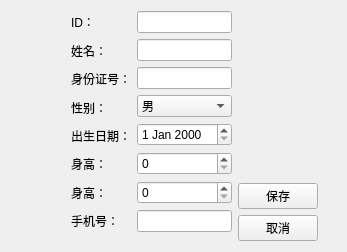
<?xml version="1.0" encoding="UTF-8"?>
<ui version="4.0">
 <class>PatientEditView</class>
 <widget class="QWidget" name="PatientEditView">
  <property name="geometry">
   <rect>
    <x>0</x>
    <y>0</y>
    <width>347</width>
    <height>252</height>
   </rect>
  </property>
  <property name="windowTitle">
   <string>Form</string>
  </property>
  <layout class="QHBoxLayout" name="horizontalLayout">
   <item>
    <spacer name="horizontalSpacer">
     <property name="orientation">
      <enum>Qt::Horizontal</enum>
     </property>
     <property name="sizeType">
      <enum>QSizePolicy::Fixed</enum>
     </property>
     <property name="sizeHint" stdset="0">
      <size>
       <width>60</width>
       <height>20</height>
      </size>
     </property>
    </spacer>
   </item>
   <item>
    <layout class="QFormLayout" name="formLayout">
     <item row="0" column="0">
      <layout class="QVBoxLayout" name="verticalLayout">
       <item>
        <widget class="QLabel" name="label">
         <property name="text">
          <string>ID：</string>
         </property>
        </widget>
       </item>
       <item>
        <widget class="QLabel" name="label_2">
         <property name="text">
          <string>姓名：</string>
         </property>
        </widget>
       </item>
       <item>
        <widget class="QLabel" name="label_3">
         <property name="text">
          <string>身份证号：</string>
         </property>
        </widget>
       </item>
       <item>
        <widget class="QLabel" name="label_4">
         <property name="text">
          <string>性别：</string>
         </property>
        </widget>
       </item>
       <item>
        <widget class="QLabel" name="label_5">
         <property name="text">
          <string>出生日期：</string>
         </property>
        </widget>
       </item>
       <item>
        <widget class="QLabel" name="label_6">
         <property name="text">
          <string>身高：</string>
         </property>
        </widget>
       </item>
       <item>
        <widget class="QLabel" name="label_7">
         <property name="text">
          <string>身高：</string>
         </property>
        </widget>
       </item>
       <item>
        <widget class="QLabel" name="label_8">
         <property name="text">
          <string>手机号：</string>
         </property>
        </widget>
       </item>
      </layout>
     </item>
     <item row="0" column="1">
      <layout class="QVBoxLayout" name="verticalLayout_2">
       <item>
        <widget class="QLineEdit" name="lineEdit"/>
       </item>
       <item>
        <widget class="QLineEdit" name="lineEdit_2">
         <property name="text">
          <string/>
         </property>
        </widget>
       </item>
       <item>
        <widget class="QLineEdit" name="lineEdit_3"/>
       </item>
       <item>
        <widget class="QComboBox" name="comboBox">
         <item>
          <property name="text">
           <string>男</string>
          </property>
         </item>
         <item>
          <property name="text">
           <string>女</string>
          </property>
         </item>
        </widget>
       </item>
       <item>
        <widget class="QDateEdit" name="dateEdit"/>
       </item>
       <item>
        <widget class="QSpinBox" name="spinBox"/>
       </item>
       <item>
        <widget class="QSpinBox" name="spinBox_2"/>
       </item>
       <item>
        <widget class="QLineEdit" name="lineEdit_4">
         <property name="text">
          <string/>
         </property>
        </widget>
       </item>
      </layout>
     </item>
    </layout>
   </item>
   <item>
    <layout class="QVBoxLayout" name="verticalLayout_3">
     <item>
      <spacer name="verticalSpacer">
       <property name="orientation">
        <enum>Qt::Vertical</enum>
       </property>
       <property name="sizeHint" stdset="0">
        <size>
         <width>20</width>
         <height>40</height>
        </size>
       </property>
      </spacer>
     </item>
     <item>
      <widget class="QPushButton" name="pushButton">
       <property name="text">
        <string>保存</string>
       </property>
      </widget>
     </item>
     <item>
      <widget class="QPushButton" name="pushButton_2">
       <property name="text">
        <string>取消</string>
       </property>
      </widget>
     </item>
    </layout>
   </item>
   <item>
    <spacer name="horizontalSpacer_2">
     <property name="orientation">
      <enum>Qt::Horizontal</enum>
     </property>
     <property name="sizeHint" stdset="0">
      <size>
       <width>40</width>
       <height>20</height>
      </size>
     </property>
    </spacer>
   </item>
  </layout>
 </widget>
 <resources/>
 <connections/>
</ui>
